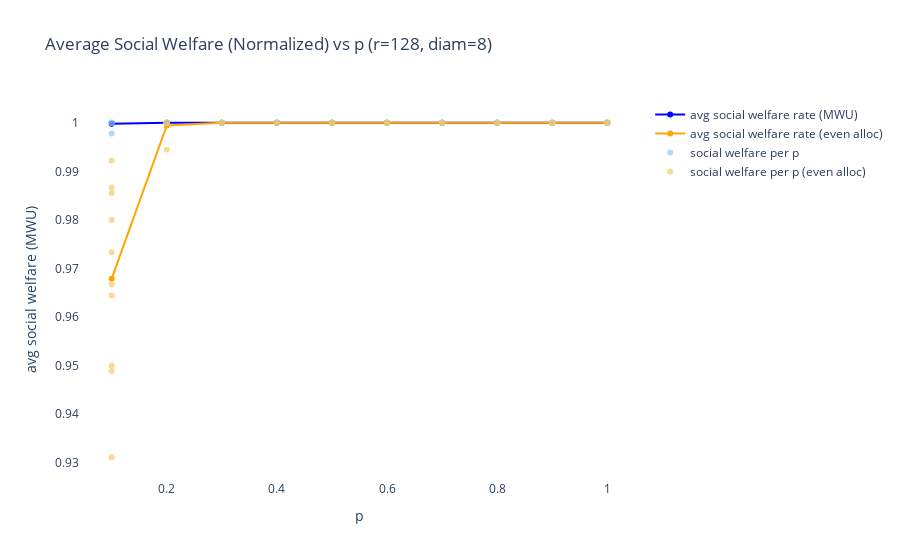
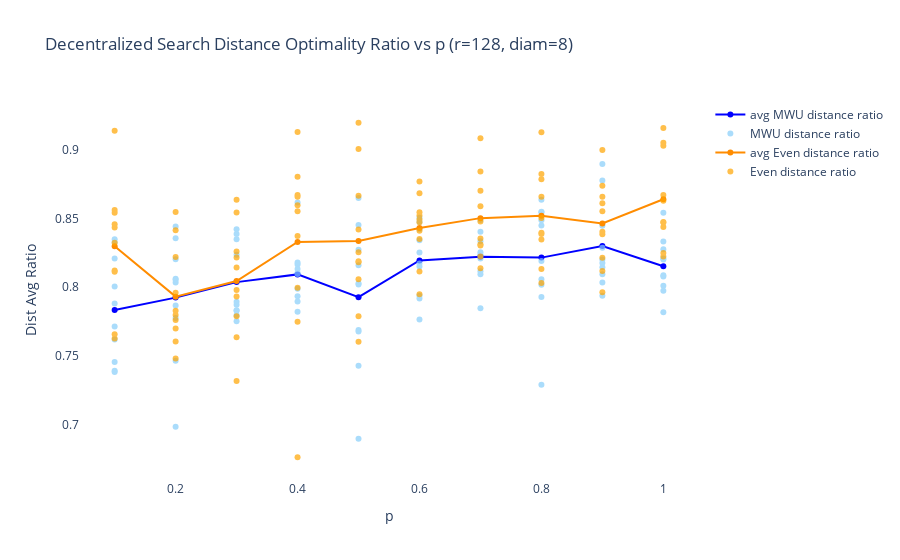
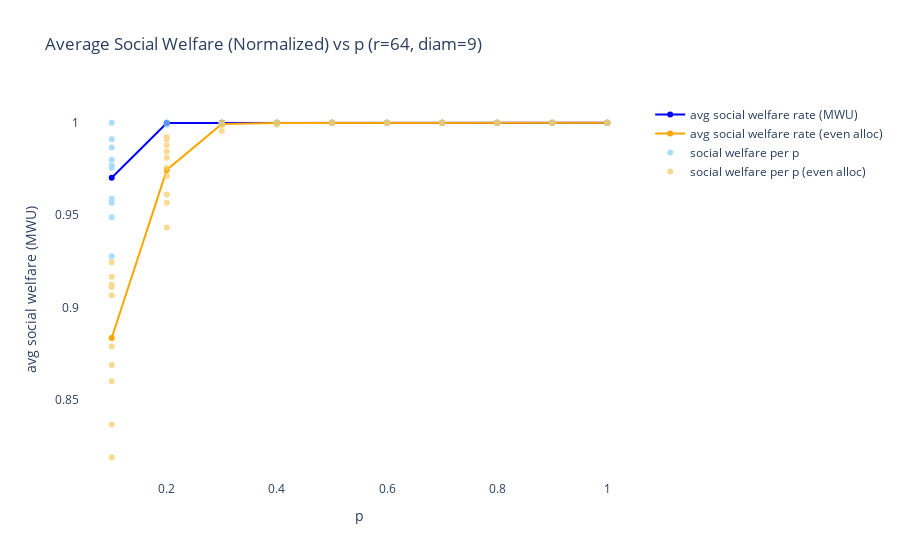
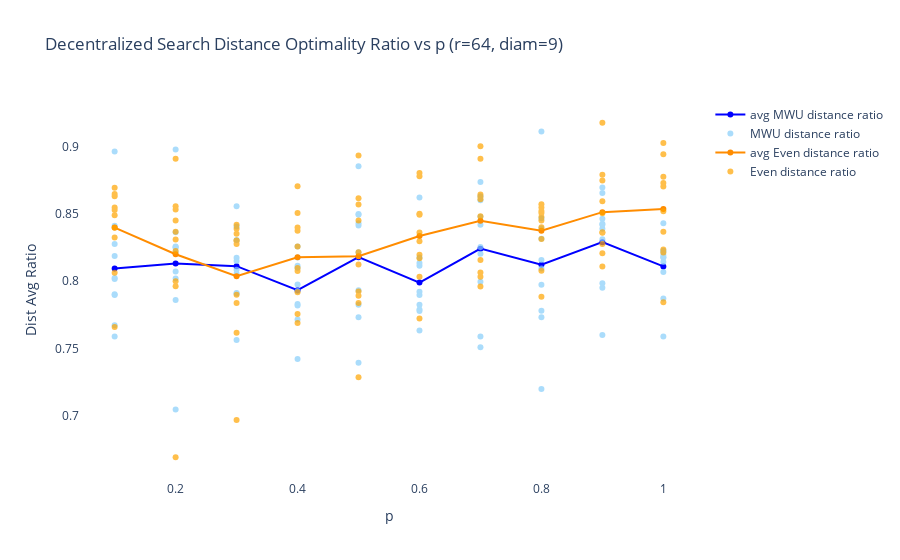

Notebook code cell kept with these figures, in order:
### Markdown cell above
### Independently distributed providers

### Code cell
comp_strat(create_kg, MWU, {'lrate' : lrate}, simplest=False)
